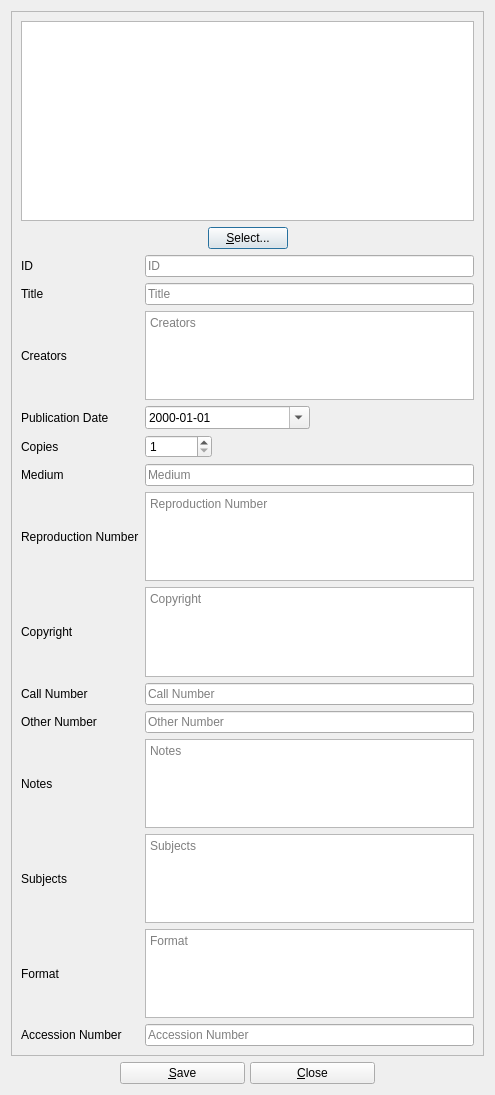
<?xml version="1.0" encoding="UTF-8"?>
<ui version="4.0">
 <class>photographDialog</class>
 <widget class="QDialog" name="photographDialog">
  <property name="geometry">
   <rect>
    <x>0</x>
    <y>0</y>
    <width>495</width>
    <height>1095</height>
   </rect>
  </property>
  <property name="windowTitle">
   <string>BiblioteQ: Photograph Browser</string>
  </property>
  <property name="windowIcon">
   <iconset resource="../Icons/icons.qrc">
    <normaloff>:/book.png</normaloff>:/book.png</iconset>
  </property>
  <layout class="QVBoxLayout" name="verticalLayout">
   <item>
    <widget class="QScrollArea" name="scrollArea">
     <property name="widgetResizable">
      <bool>true</bool>
     </property>
     <widget class="QWidget" name="scrollAreaWidgetContents_2">
      <property name="geometry">
       <rect>
        <x>0</x>
        <y>0</y>
        <width>475</width>
        <height>1041</height>
       </rect>
      </property>
      <layout class="QVBoxLayout" name="verticalLayout_3">
       <item>
        <widget class="biblioteq_image_drop_site" name="thumbnail_item">
         <property name="minimumSize">
          <size>
           <width>0</width>
           <height>200</height>
          </size>
         </property>
         <property name="toolTip">
          <string>Thumbnail</string>
         </property>
         <property name="renderHints">
          <set>QPainter::Antialiasing|QPainter::SmoothPixmapTransform|QPainter::TextAntialiasing</set>
         </property>
        </widget>
       </item>
       <item>
        <layout class="QHBoxLayout" name="_5">
         <item>
          <spacer>
           <property name="orientation">
            <enum>Qt::Horizontal</enum>
           </property>
           <property name="sizeHint" stdset="0">
            <size>
             <width>40</width>
             <height>20</height>
            </size>
           </property>
          </spacer>
         </item>
         <item>
          <widget class="QPushButton" name="select_image_item">
           <property name="text">
            <string>&amp;Select...</string>
           </property>
           <property name="icon">
            <iconset resource="../Icons/icons.qrc">
             <normaloff>:/16x16/fileopen.png</normaloff>:/16x16/fileopen.png</iconset>
           </property>
          </widget>
         </item>
         <item>
          <spacer>
           <property name="orientation">
            <enum>Qt::Horizontal</enum>
           </property>
           <property name="sizeHint" stdset="0">
            <size>
             <width>40</width>
             <height>20</height>
            </size>
           </property>
          </spacer>
         </item>
        </layout>
       </item>
       <item>
        <layout class="QGridLayout" name="gridLayout_2">
         <item row="2" column="0">
          <widget class="QLabel" name="label_12">
           <property name="text">
            <string>Creators</string>
           </property>
          </widget>
         </item>
         <item row="3" column="1">
          <layout class="QHBoxLayout" name="_3">
           <item>
            <widget class="QDateEdit" name="publication_date">
             <property name="sizePolicy">
              <sizepolicy hsizetype="Expanding" vsizetype="Fixed">
               <horstretch>0</horstretch>
               <verstretch>0</verstretch>
              </sizepolicy>
             </property>
             <property name="minimumSize">
              <size>
               <width>150</width>
               <height>0</height>
              </size>
             </property>
             <property name="displayFormat">
              <string>yyyy-MM-dd</string>
             </property>
             <property name="calendarPopup">
              <bool>true</bool>
             </property>
            </widget>
           </item>
           <item>
            <spacer>
             <property name="orientation">
              <enum>Qt::Horizontal</enum>
             </property>
             <property name="sizeHint" stdset="0">
              <size>
               <width>40</width>
               <height>20</height>
              </size>
             </property>
            </spacer>
           </item>
          </layout>
         </item>
         <item row="10" column="0">
          <widget class="QLabel" name="label_8">
           <property name="text">
            <string>Notes</string>
           </property>
          </widget>
         </item>
         <item row="7" column="1">
          <widget class="QTextEdit" name="copyright_item">
           <property name="tabChangesFocus">
            <bool>true</bool>
           </property>
           <property name="acceptRichText">
            <bool>false</bool>
           </property>
           <property name="placeholderText">
            <string>Copyright</string>
           </property>
          </widget>
         </item>
         <item row="8" column="0">
          <widget class="QLabel" name="label_17">
           <property name="text">
            <string>Call Number</string>
           </property>
          </widget>
         </item>
         <item row="8" column="1">
          <widget class="QLineEdit" name="call_number_item">
           <property name="maxLength">
            <number>64</number>
           </property>
           <property name="placeholderText">
            <string>Call Number</string>
           </property>
          </widget>
         </item>
         <item row="6" column="1">
          <widget class="QTextEdit" name="reproduction_number_item">
           <property name="tabChangesFocus">
            <bool>true</bool>
           </property>
           <property name="acceptRichText">
            <bool>false</bool>
           </property>
           <property name="placeholderText">
            <string>Reproduction Number</string>
           </property>
          </widget>
         </item>
         <item row="9" column="0">
          <widget class="QLabel" name="label_18">
           <property name="text">
            <string>Other Number</string>
           </property>
          </widget>
         </item>
         <item row="7" column="0">
          <widget class="QLabel" name="label_7">
           <property name="text">
            <string>Copyright</string>
           </property>
          </widget>
         </item>
         <item row="5" column="0">
          <widget class="QLabel" name="label_5">
           <property name="text">
            <string>Medium</string>
           </property>
          </widget>
         </item>
         <item row="6" column="0">
          <widget class="QLabel" name="label_6">
           <property name="text">
            <string>Reproduction Number</string>
           </property>
          </widget>
         </item>
         <item row="10" column="1">
          <widget class="QTextEdit" name="notes_item">
           <property name="tabChangesFocus">
            <bool>true</bool>
           </property>
           <property name="acceptRichText">
            <bool>false</bool>
           </property>
           <property name="placeholderText">
            <string>Notes</string>
           </property>
          </widget>
         </item>
         <item row="1" column="0">
          <widget class="QLabel" name="label_4">
           <property name="text">
            <string>Title</string>
           </property>
          </widget>
         </item>
         <item row="1" column="1">
          <widget class="QLineEdit" name="title_item">
           <property name="placeholderText">
            <string>Title</string>
           </property>
          </widget>
         </item>
         <item row="5" column="1">
          <widget class="QLineEdit" name="medium_item">
           <property name="placeholderText">
            <string>Medium</string>
           </property>
          </widget>
         </item>
         <item row="11" column="0">
          <widget class="QLabel" name="label_9">
           <property name="text">
            <string>Subjects</string>
           </property>
          </widget>
         </item>
         <item row="3" column="0">
          <widget class="QLabel" name="label_13">
           <property name="text">
            <string>Publication Date</string>
           </property>
          </widget>
         </item>
         <item row="12" column="0">
          <widget class="QLabel" name="label_11">
           <property name="text">
            <string>Format</string>
           </property>
          </widget>
         </item>
         <item row="9" column="1">
          <widget class="QLineEdit" name="other_number_item">
           <property name="maxLength">
            <number>64</number>
           </property>
           <property name="placeholderText">
            <string>Other Number</string>
           </property>
          </widget>
         </item>
         <item row="0" column="1">
          <widget class="QLineEdit" name="id_item">
           <property name="placeholderText">
            <string>ID</string>
           </property>
          </widget>
         </item>
         <item row="4" column="0">
          <widget class="QLabel" name="label_10">
           <property name="text">
            <string>Copies</string>
           </property>
          </widget>
         </item>
         <item row="4" column="1">
          <layout class="QHBoxLayout" name="horizontalLayout">
           <item>
            <widget class="QSpinBox" name="quantity">
             <property name="minimum">
              <number>1</number>
             </property>
             <property name="maximum">
              <number>999999999</number>
             </property>
            </widget>
           </item>
           <item>
            <spacer name="horizontalSpacer_2">
             <property name="orientation">
              <enum>Qt::Horizontal</enum>
             </property>
             <property name="sizeHint" stdset="0">
              <size>
               <width>40</width>
               <height>20</height>
              </size>
             </property>
            </spacer>
           </item>
          </layout>
         </item>
         <item row="2" column="1">
          <widget class="QTextEdit" name="creators_item">
           <property name="tabChangesFocus">
            <bool>true</bool>
           </property>
           <property name="readOnly">
            <bool>false</bool>
           </property>
           <property name="textInteractionFlags">
            <set>Qt::LinksAccessibleByKeyboard|Qt::LinksAccessibleByMouse|Qt::TextBrowserInteraction|Qt::TextEditable|Qt::TextEditorInteraction|Qt::TextSelectableByKeyboard|Qt::TextSelectableByMouse</set>
           </property>
           <property name="placeholderText">
            <string>Creators</string>
           </property>
          </widget>
         </item>
         <item row="0" column="0">
          <widget class="QLabel" name="label_15">
           <property name="text">
            <string>ID</string>
           </property>
          </widget>
         </item>
         <item row="11" column="1">
          <widget class="QTextEdit" name="subjects_item">
           <property name="tabChangesFocus">
            <bool>true</bool>
           </property>
           <property name="readOnly">
            <bool>false</bool>
           </property>
           <property name="textInteractionFlags">
            <set>Qt::LinksAccessibleByKeyboard|Qt::LinksAccessibleByMouse|Qt::TextBrowserInteraction|Qt::TextEditable|Qt::TextEditorInteraction|Qt::TextSelectableByKeyboard|Qt::TextSelectableByMouse</set>
           </property>
           <property name="placeholderText">
            <string>Subjects</string>
           </property>
          </widget>
         </item>
         <item row="12" column="1">
          <widget class="QTextEdit" name="format_item">
           <property name="tabChangesFocus">
            <bool>true</bool>
           </property>
           <property name="readOnly">
            <bool>false</bool>
           </property>
           <property name="textInteractionFlags">
            <set>Qt::LinksAccessibleByKeyboard|Qt::LinksAccessibleByMouse|Qt::TextBrowserInteraction|Qt::TextEditable|Qt::TextEditorInteraction|Qt::TextSelectableByKeyboard|Qt::TextSelectableByMouse</set>
           </property>
           <property name="placeholderText">
            <string>Format</string>
           </property>
          </widget>
         </item>
         <item row="13" column="0">
          <widget class="QLabel" name="label">
           <property name="text">
            <string>Accession Number</string>
           </property>
          </widget>
         </item>
         <item row="13" column="1">
          <widget class="QLineEdit" name="accession_number_item">
           <property name="placeholderText">
            <string>Accession Number</string>
           </property>
          </widget>
         </item>
        </layout>
       </item>
      </layout>
     </widget>
    </widget>
   </item>
   <item>
    <layout class="QHBoxLayout" name="_2">
     <property name="spacing">
      <number>5</number>
     </property>
     <item>
      <spacer>
       <property name="orientation">
        <enum>Qt::Horizontal</enum>
       </property>
       <property name="sizeHint" stdset="0">
        <size>
         <width>39</width>
         <height>20</height>
        </size>
       </property>
      </spacer>
     </item>
     <item>
      <widget class="QPushButton" name="saveButton">
       <property name="minimumSize">
        <size>
         <width>125</width>
         <height>0</height>
        </size>
       </property>
       <property name="text">
        <string>&amp;Save</string>
       </property>
       <property name="icon">
        <iconset resource="../Icons/icons.qrc">
         <normaloff>:/16x16/ok.png</normaloff>:/16x16/ok.png</iconset>
       </property>
      </widget>
     </item>
     <item>
      <widget class="QPushButton" name="cancelButton">
       <property name="minimumSize">
        <size>
         <width>125</width>
         <height>0</height>
        </size>
       </property>
       <property name="text">
        <string>&amp;Close</string>
       </property>
       <property name="icon">
        <iconset resource="../Icons/icons.qrc">
         <normaloff>:/16x16/cancel.png</normaloff>:/16x16/cancel.png</iconset>
       </property>
      </widget>
     </item>
     <item>
      <spacer>
       <property name="orientation">
        <enum>Qt::Horizontal</enum>
       </property>
       <property name="sizeHint" stdset="0">
        <size>
         <width>39</width>
         <height>20</height>
        </size>
       </property>
      </spacer>
     </item>
    </layout>
   </item>
  </layout>
 </widget>
 <customwidgets>
  <customwidget>
   <class>biblioteq_image_drop_site</class>
   <extends>QGraphicsView</extends>
   <header>biblioteq_image_drop_site.h</header>
  </customwidget>
 </customwidgets>
 <tabstops>
  <tabstop>scrollArea</tabstop>
  <tabstop>thumbnail_item</tabstop>
  <tabstop>select_image_item</tabstop>
  <tabstop>id_item</tabstop>
  <tabstop>title_item</tabstop>
  <tabstop>creators_item</tabstop>
  <tabstop>publication_date</tabstop>
  <tabstop>quantity</tabstop>
  <tabstop>medium_item</tabstop>
  <tabstop>reproduction_number_item</tabstop>
  <tabstop>copyright_item</tabstop>
  <tabstop>call_number_item</tabstop>
  <tabstop>other_number_item</tabstop>
  <tabstop>notes_item</tabstop>
  <tabstop>subjects_item</tabstop>
  <tabstop>format_item</tabstop>
  <tabstop>accession_number_item</tabstop>
  <tabstop>saveButton</tabstop>
  <tabstop>cancelButton</tabstop>
 </tabstops>
 <resources>
  <include location="../Icons/icons.qrc"/>
 </resources>
 <connections/>
</ui>
